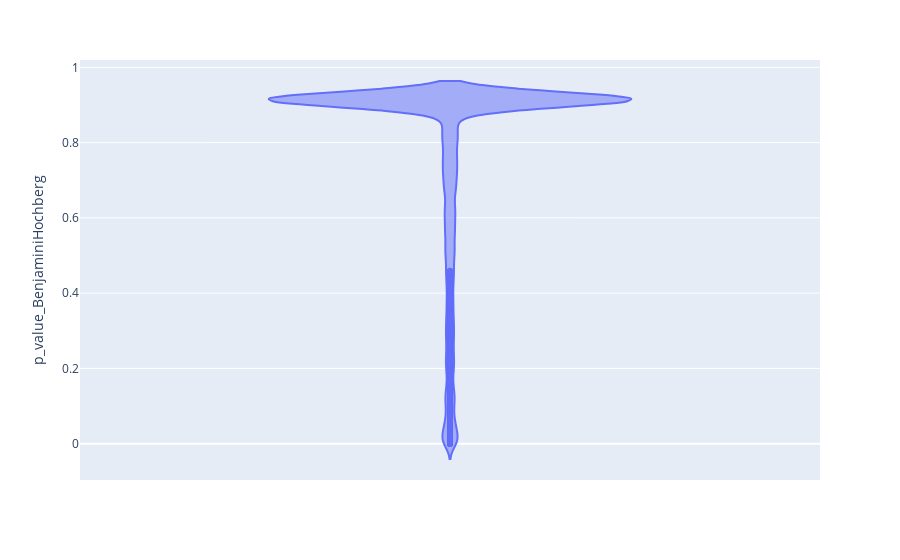

Here is the notebook cell this chart was saved with:
### Markdown cell above
# Most genes don't vary with most comorbiditys

### Code cell
fig = px.violin(df_nona, y="p_value_BenjaminiHochberg")
fig.show()

### Figure 1 — Plotly figure (JSON) as saved in the notebook; plotly's stock layout.template omitted (floating-point values rounded to 4 significant figures; data arrays with more than 128 entries replaced by an {"elided": "..."} marker saying what was removed)
{"data": [{"alignmentgroup": "True", "box": {"visible": false}, "hovertemplate": "p_value_BenjaminiHochberg=%{y}<extra></extra>", "legendgroup": "", "marker": {"color": "#636efa"}, "name": "", "offsetgroup": "", "orientation": "v", "scalegroup": "True", "showlegend": false, "type": "violin", "x0": " ", "xaxis": "x", "y": {"elided": "16797 float values"}, "y0": " ", "yaxis": "y"}], "layout": {"autosize": true, "legend": {"tracegroupgap": 0}, "margin": {"t": 60}, "violinmode": "group", "xaxis": {"anchor": "y", "autorange": true, "domain": [0, 1], "range": [-0.5, 0.5], "type": "category"}, "yaxis": {"anchor": "x", "autorange": true, "domain": [0, 1], "range": [-0.09664, 1.02], "title": {"text": "p_value_BenjaminiHochberg"}, "type": "linear"}}}
